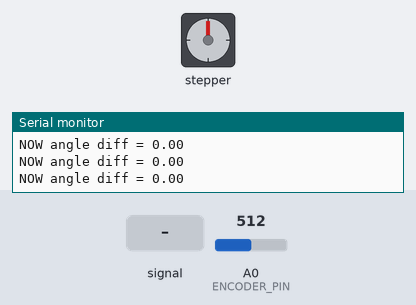
Bench run of a sketch on a simulated Arduino Uno, built with avr-gcc and run on an emulated ATmega328P. Parts: stepper motor, the last lines printed to the serial monitor. The inputs (shaded band) are chosen by the test bench; at power-on: A0 (ENCODER_PIN) = 512. Stepper angles assume 200 steps per turn.

Above: at 1.7 s.
1.8 s: A0 (ENCODER_PIN) fed a 200 Hz sine of ±460 counts around its level
At 2.3 s:
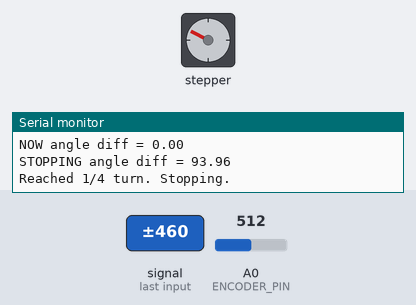
4.8 s: A0 (ENCODER_PIN) set to 490
7.8 s: A0 (ENCODER_PIN) set to 733
At 8.4 s:
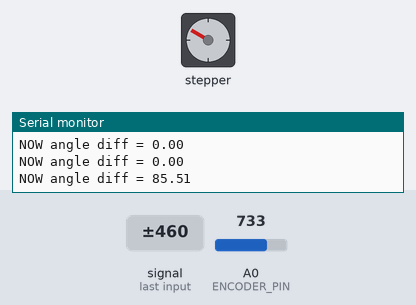
10.8 s: A0 (ENCODER_PIN) set to 755
At 11.6 s:
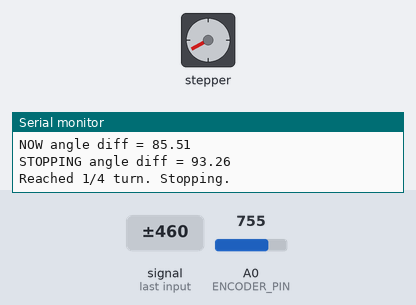
13.8 s: A0 (ENCODER_PIN) set to 999
16.8 s: A0 (ENCODER_PIN) set to 1011
At 17.4 s:
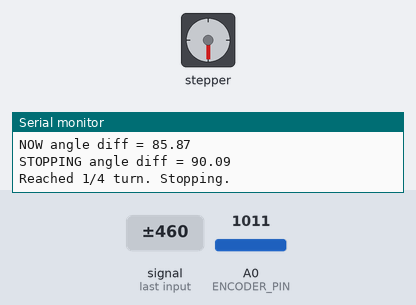
Timing chart, 0 to 67.3 s (numbered marks = the images above; inputs shaded):
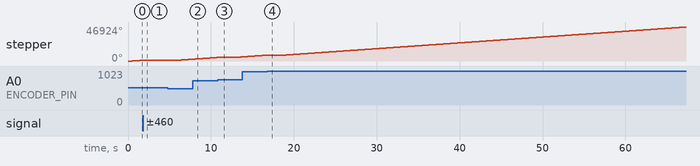

Measured:
- the behaviour switches between 745 and 746 on A0 (ENCODER_PIN) (found by bisection; images 2 and 3)
- the behaviour switches between 1010 and 1011 on A0 (ENCODER_PIN) (found by bisection; images 3 and 4)

The sketch:

spin_magn_only.ino
```cpp
/*
this makes the stepper motor spin continuously, while outputting the encoder values (angle, volts, raw adc value)
WHEN it reaches 90 degree delta angle from START -> NOW, it stops for a few seconds.
*/

#include <AccelStepper.h>

const int STEP_PIN = 8;
const int DIR_PIN = 9;
const int ENABLE_PIN = -1;
const int ENCODER_PIN = A0;
const float RUN_SPEED = 500;     // steps per second (choose what works)
const float TARGET_DELTA = 90.0;  // 1/4 revolution
const float MAXSPEED = 500;
const float MAXACCEL = 500;

AccelStepper stepper(AccelStepper::DRIVER, STEP_PIN, DIR_PIN);

// =========================
// Helper: angle delta with wrap-around: 0->360
// =========================
float angleDifference(float start, float now) {
  float d = now - start;
  if (d < -180) d += 360;
  if (d > 180) d -= 360;
  return d;
}


void spinMagn(const int ENCODER_PIN, const int RUN_SPEED, const int TARGET_DELTA, AccelStepper& stepper) {
  //read raw ADC 0->1023 from magnetic encoder & convert to angle
  //raw value ADC * 360 degrees/1023 ADC -> want to make value from
  // out of 1023 -> out of 360
  float startraw = analogRead(ENCODER_PIN);
  float startvolt = startraw * (5.0/1023.0);
  float startangle = startraw * (360.0 / 1023.0);

  Serial.println();
  Serial.print("START raw = ");
  Serial.print(startraw);
  Serial.print(" | volt = ");
  Serial.print(startvolt);
  Serial.print(" | angle = ");
  Serial.println(startangle);

  // ---- Start rotating CW ----
  stepper.setSpeed(+RUN_SPEED);

  Serial.println("Rotating 1/4 turn...");

  unsigned long lastPrint = 0;

  while (true) {
    stepper.runSpeed();  // continuous rotation
    float nowraw = analogRead(ENCODER_PIN);
    float nowvolt = nowraw * (5.0/1023.0);
    float nowangle = nowraw * (360.0 / 1023.0);
    float delta = angleDifference(startangle, nowangle);

    if (millis() - lastPrint > 500) {
      lastPrint = millis();
      Serial.print("NOW ");
      //Serial.print("raw = ");
      //Serial.println(nowraw);
      //Serial.print(" | volt = ");
      //Serial.print(nowvolt);
      //Serial.print(" | angle = ");
      //Serial.println(nowangle);
      Serial.print("angle diff = ");
      Serial.println(delta);
    }

    // Debug print occasionally
    // Serial.println(delta);

    if (delta >= TARGET_DELTA) {
      Serial.print("STOPPING angle diff = ");
      Serial.println(delta);
      break;  // reached 1/4 revolution
    }
  }

  // ---- Stop motor ----
  stepper.setSpeed(0);
  Serial.println("Reached 1/4 turn. Stopping.");
}

void setup() {
  Serial.begin(9600);
  stepper.setMaxSpeed(MAXSPEED);  // higher than run speed
  stepper.setAcceleration(MAXACCEL);
  delay(500);
}

void loop() {
  spinMagn(ENCODER_PIN, RUN_SPEED, TARGET_DELTA, stepper);
  delay(2000);  // Pause before repeating
}
```
